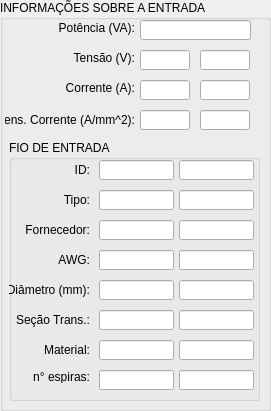
  <widget class="QGroupBox" name="groupBox_Input">
   <property name="geometry">
    <rect>
     <x>770</x>
     <y>10</y>
     <width>271</width>
     <height>411</height>
    </rect>
   </property>
   <property name="title">
    <string>INFORMAÇÕES SOBRE A ENTRADA</string>
   </property>
   <widget class="QLabel" name="label_currentInput">
    <property name="geometry">
     <rect>
      <x>5</x>
      <y>80</y>
      <width>130</width>
      <height>16</height>
     </rect>
    </property>
    <property name="text">
     <string>Corrente (A):</string>
    </property>
    <property name="alignment">
     <set>Qt::AlignRight|Qt::AlignTrailing|Qt::AlignVCenter</set>
    </property>
   </widget>
   <widget class="QLineEdit" name="lineEdit_voltageInput_1">
    <property name="geometry">
     <rect>
      <x>140</x>
      <y>50</y>
      <width>50</width>
      <height>20</height>
     </rect>
    </property>
    <property name="styleSheet">
     <string notr="true"/>
    </property>
    <property name="text">
     <string/>
    </property>
   </widget>
   <widget class="QLabel" name="label_powerInput">
    <property name="geometry">
     <rect>
      <x>5</x>
      <y>20</y>
      <width>130</width>
      <height>16</height>
     </rect>
    </property>
    <property name="text">
     <string>Potência (VA):</string>
    </property>
    <property name="alignment">
     <set>Qt::AlignRight|Qt::AlignTrailing|Qt::AlignVCenter</set>
    </property>
   </widget>
   <widget class="QLabel" name="label_voltageInput">
    <property name="geometry">
     <rect>
      <x>5</x>
      <y>50</y>
      <width>130</width>
      <height>16</height>
     </rect>
    </property>
    <property name="text">
     <string>Tensão (V):</string>
    </property>
    <property name="alignment">
     <set>Qt::AlignRight|Qt::AlignTrailing|Qt::AlignVCenter</set>
    </property>
   </widget>
   <widget class="QLineEdit" name="lineEdit_powerInput">
    <property name="geometry">
     <rect>
      <x>140</x>
      <y>20</y>
      <width>111</width>
      <height>20</height>
     </rect>
    </property>
   </widget>
   <widget class="QLineEdit" name="lineEdit_currentInput_1">
    <property name="geometry">
     <rect>
      <x>140</x>
      <y>80</y>
      <width>50</width>
      <height>20</height>
     </rect>
    </property>
   </widget>
   <widget class="QLineEdit" name="lineEdit_densityCurrentInput_1">
    <property name="geometry">
     <rect>
      <x>140</x>
      <y>110</y>
      <width>50</width>
      <height>20</height>
     </rect>
    </property>
   </widget>
   <widget class="QLabel" name="label_densityCurrentInput">
    <property name="geometry">
     <rect>
      <x>5</x>
      <y>110</y>
      <width>130</width>
      <height>20</height>
     </rect>
    </property>
    <property name="text">
     <string>Dens. Corrente (A/mm^2):</string>
    </property>
    <property name="alignment">
     <set>Qt::AlignRight|Qt::AlignTrailing|Qt::AlignVCenter</set>
    </property>
   </widget>
   <widget class="QGroupBox" name="groupBox_InputWire">
    <property name="geometry">
     <rect>
      <x>9</x>
      <y>140</y>
      <width>251</width>
      <height>261</height>
     </rect>
    </property>
    <property name="title">
     <string>FIO DE ENTRADA</string>
    </property>
    <widget class="QLineEdit" name="lineEdit_wireMaterialInput_1">
     <property name="geometry">
      <rect>
       <x>90</x>
       <y>200</y>
       <width>75</width>
       <height>20</height>
      </rect>
     </property>
     <property name="text">
      <string/>
     </property>
    </widget>
    <widget class="QLabel" name="label_wireIDInput">
     <property name="geometry">
      <rect>
       <x>0</x>
       <y>20</y>
       <width>81</width>
       <height>20</height>
      </rect>
     </property>
     <property name="text">
      <string>ID:</string>
     </property>
     <property name="alignment">
      <set>Qt::AlignRight|Qt::AlignTrailing|Qt::AlignVCenter</set>
     </property>
    </widget>
    <widget class="QLineEdit" name="lineEdit_wireIDInput_1">
     <property name="geometry">
      <rect>
       <x>90</x>
       <y>20</y>
       <width>75</width>
       <height>20</height>
      </rect>
     </property>
    </widget>
    <widget class="QLabel" name="label_wireAWGInput">
     <property name="geometry">
      <rect>
       <x>0</x>
       <y>110</y>
       <width>81</width>
       <height>20</height>
      </rect>
     </property>
     <property name="text">
      <string>AWG:</string>
     </property>
     <property name="alignment">
      <set>Qt::AlignRight|Qt::AlignTrailing|Qt::AlignVCenter</set>
     </property>
    </widget>
    <widget class="QLabel" name="label_wireAreaInput">
     <property name="geometry">
      <rect>
       <x>-20</x>
       <y>170</y>
       <width>101</width>
       <height>20</height>
      </rect>
     </property>
     <property name="text">
      <string>Seção Trans.:</string>
     </property>
     <property name="alignment">
      <set>Qt::AlignRight|Qt::AlignTrailing|Qt::AlignVCenter</set>
     </property>
    </widget>
    <widget class="QLineEdit" name="lineEdit_wireAWGInput_1">
     <property name="geometry">
      <rect>
       <x>90</x>
       <y>110</y>
       <width>75</width>
       <height>20</height>
      </rect>
     </property>
     <property name="text">
      <string/>
     </property>
    </widget>
    <widget class="QLabel" name="label_wireMaterialInput">
     <property name="geometry">
      <rect>
       <x>0</x>
       <y>200</y>
       <width>81</width>
       <height>20</height>
      </rect>
     </property>
     <property name="text">
      <string>Material:</string>
     </property>
     <property name="alignment">
      <set>Qt::AlignRight|Qt::AlignTrailing|Qt::AlignVCenter</set>
     </property>
    </widget>
    <widget class="QLabel" name="label_wireTypeInput">
     <property name="geometry">
      <rect>
       <x>0</x>
       <y>50</y>
       <width>81</width>
       <height>20</height>
      </rect>
     </property>
     <property name="text">
      <string>Tipo:</string>
     </property>
     <property name="alignment">
      <set>Qt::AlignRight|Qt::AlignTrailing|Qt::AlignVCenter</set>
     </property>
    </widget>
    <widget class="QLabel" name="label_wireDiameterInput">
     <property name="geometry">
      <rect>
       <x>0</x>
       <y>140</y>
       <width>81</width>
       <height>20</height>
      </rect>
     </property>
     <property name="text">
      <string>Diâmetro (mm):</string>
     </property>
     <property name="alignment">
      <set>Qt::AlignRight|Qt::AlignTrailing|Qt::AlignVCenter</set>
     </property>
    </widget>
    <widget class="QLineEdit" name="lineEdit_wireDiameterInput_1">
     <property name="geometry">
      <rect>
       <x>90</x>
       <y>140</y>
       <width>75</width>
       <height>20</height>
      </rect>
     </property>
     <property name="text">
      <string/>
     </property>
    </widget>
    <widget class="QLineEdit" name="lineEdit_wireAreaInput_1">
     <property name="geometry">
      <rect>
       <x>90</x>
       <y>170</y>
       <width>75</width>
       <height>20</height>
      </rect>
     </property>
     <property name="text">
      <string/>
     </property>
    </widget>
    <widget class="QLabel" name="label_turnsIN">
     <property name="geometry">
      <rect>
       <x>0</x>
       <y>230</y>
       <width>81</width>
       <height>13</height>
      </rect>
     </property>
     <property name="text">
      <string>n° espiras:</string>
     </property>
     <property name="alignment">
      <set>Qt::AlignRight|Qt::AlignTrailing|Qt::AlignVCenter</set>
     </property>
    </widget>
    <widget class="QLineEdit" name="lineEdit_turnsIN_1">
     <property name="geometry">
      <rect>
       <x>90</x>
       <y>230</y>
       <width>75</width>
       <height>20</height>
      </rect>
     </property>
    </widget>
    <widget class="QLineEdit" name="lineEdit_wireIDInput_2">
     <property name="enabled">
      <bool>true</bool>
     </property>
     <property name="geometry">
      <rect>
       <x>170</x>
       <y>20</y>
       <width>75</width>
       <height>20</height>
      </rect>
     </property>
     <property name="readOnly">
      <bool>false</bool>
     </property>
    </widget>
    <widget class="QLineEdit" name="lineEdit_wireAWGInput_2">
     <property name="enabled">
      <bool>true</bool>
     </property>
     <property name="geometry">
      <rect>
       <x>170</x>
       <y>110</y>
       <width>75</width>
       <height>20</height>
      </rect>
     </property>
     <property name="text">
      <string/>
     </property>
     <property name="readOnly">
      <bool>false</bool>
     </property>
    </widget>
    <widget class="QLineEdit" name="lineEdit_wireDiameterInput_2">
     <property name="enabled">
      <bool>true</bool>
     </property>
     <property name="geometry">
      <rect>
       <x>170</x>
       <y>140</y>
       <width>75</width>
       <height>20</height>
      </rect>
     </property>
     <property name="text">
      <string/>
     </property>
     <property name="readOnly">
      <bool>false</bool>
     </property>
    </widget>
    <widget class="QLineEdit" name="lineEdit_wireAreaInput_2">
     <property name="enabled">
      <bool>true</bool>
     </property>
     <property name="geometry">
      <rect>
       <x>170</x>
       <y>170</y>
       <width>75</width>
       <height>20</height>
      </rect>
     </property>
     <property name="text">
      <string/>
     </property>
     <property name="readOnly">
      <bool>false</bool>
     </property>
    </widget>
    <widget class="QLineEdit" name="lineEdit_wireMaterialInput_2">
     <property name="enabled">
      <bool>true</bool>
     </property>
     <property name="geometry">
      <rect>
       <x>170</x>
       <y>200</y>
       <width>75</width>
       <height>20</height>
      </rect>
     </property>
     <property name="text">
      <string/>
     </property>
     <property name="readOnly">
      <bool>false</bool>
     </property>
    </widget>
    <widget class="QLineEdit" name="lineEdit_turnsIN_2">
     <property name="enabled">
      <bool>true</bool>
     </property>
     <property name="geometry">
      <rect>
       <x>170</x>
       <y>230</y>
       <width>75</width>
       <height>20</height>
      </rect>
     </property>
     <property name="readOnly">
      <bool>false</bool>
     </property>
    </widget>
    <widget class="QLineEdit" name="lineEdit_wireTypeInput_1">
     <property name="geometry">
      <rect>
       <x>90</x>
       <y>50</y>
       <width>75</width>
       <height>20</height>
      </rect>
     </property>
    </widget>
    <widget class="QLineEdit" name="lineEdit_wireTypeInput_2">
     <property name="enabled">
      <bool>true</bool>
     </property>
     <property name="geometry">
      <rect>
       <x>170</x>
       <y>50</y>
       <width>75</width>
       <height>20</height>
      </rect>
     </property>
    </widget>
    <widget class="QLabel" name="label_wireProviderInput">
     <property name="geometry">
      <rect>
       <x>0</x>
       <y>80</y>
       <width>81</width>
       <height>20</height>
      </rect>
     </property>
     <property name="text">
      <string>Fornecedor:</string>
     </property>
     <property name="alignment">
      <set>Qt::AlignRight|Qt::AlignTrailing|Qt::AlignVCenter</set>
     </property>
    </widget>
    <widget class="QLineEdit" name="lineEdit_wireProviderInput_2">
     <property name="enabled">
      <bool>true</bool>
     </property>
     <property name="geometry">
      <rect>
       <x>170</x>
       <y>80</y>
       <width>75</width>
       <height>20</height>
      </rect>
     </property>
     <property name="text">
      <string/>
     </property>
     <property name="readOnly">
      <bool>false</bool>
     </property>
    </widget>
    <widget class="QLineEdit" name="lineEdit_wireProviderInput_1">
     <property name="geometry">
      <rect>
       <x>90</x>
       <y>80</y>
       <width>75</width>
       <height>20</height>
      </rect>
     </property>
     <property name="text">
      <string/>
     </property>
    </widget>
   </widget>
   <widget class="QLineEdit" name="lineEdit_voltageInput_2">
    <property name="enabled">
     <bool>true</bool>
    </property>
    <property name="geometry">
     <rect>
      <x>200</x>
      <y>50</y>
      <width>50</width>
      <height>20</height>
     </rect>
    </property>
    <property name="styleSheet">
     <string notr="true"/>
    </property>
    <property name="text">
     <string/>
    </property>
    <property name="readOnly">
     <bool>false</bool>
    </property>
   </widget>
   <widget class="QLineEdit" name="lineEdit_currentInput_2">
    <property name="enabled">
     <bool>true</bool>
    </property>
    <property name="geometry">
     <rect>
      <x>200</x>
      <y>80</y>
      <width>50</width>
      <height>20</height>
     </rect>
    </property>
    <property name="readOnly">
     <bool>false</bool>
    </property>
   </widget>
   <widget class="QLineEdit" name="lineEdit_densityCurrentInput_2">
    <property name="enabled">
     <bool>true</bool>
    </property>
    <property name="geometry">
     <rect>
      <x>200</x>
      <y>110</y>
      <width>50</width>
      <height>20</height>
     </rect>
    </property>
    <property name="readOnly">
     <bool>false</bool>
    </property>
   </widget>
  </widget>
